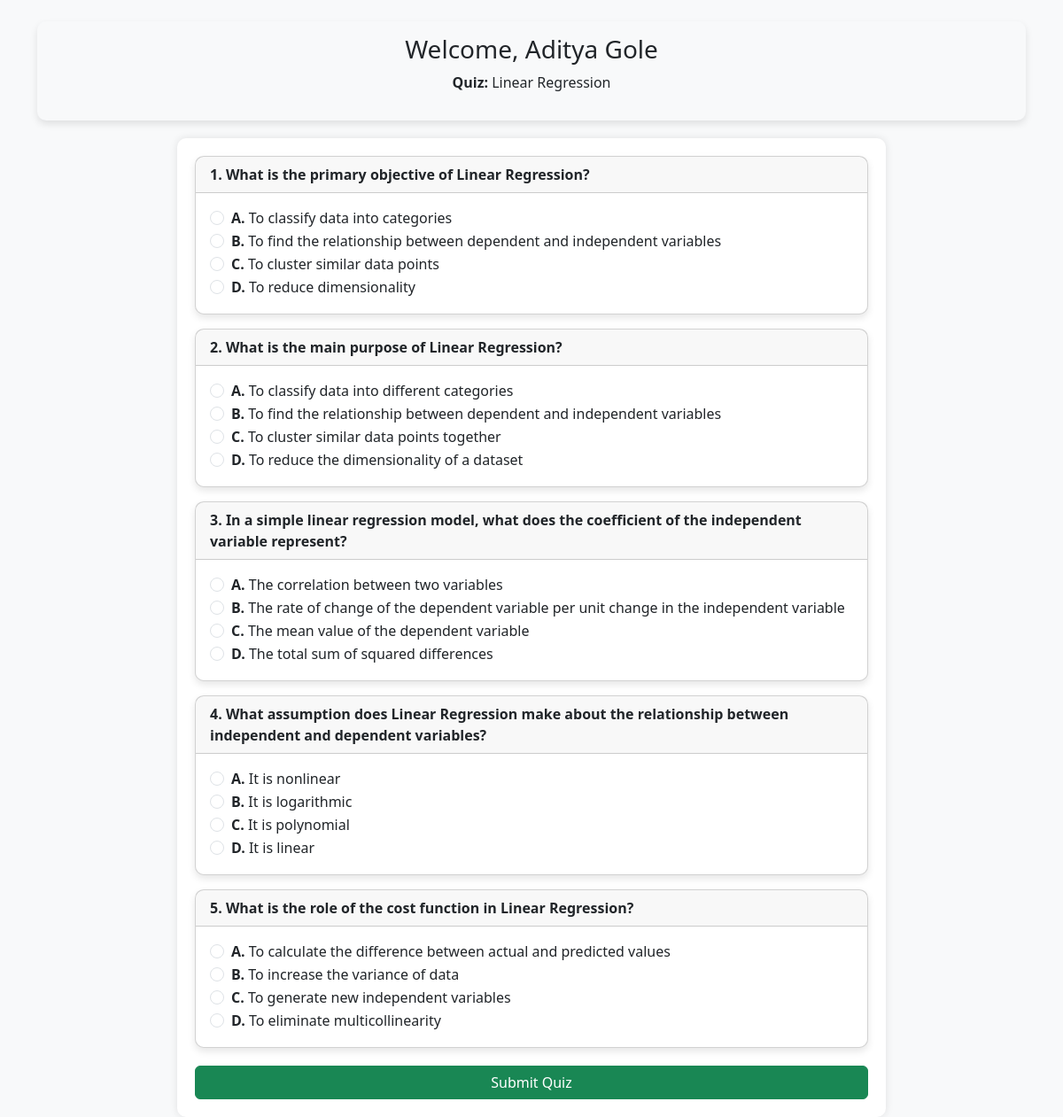
Screenshot of /start_quiz/1/2 with the database file from the repository.
### applications/models.py (models this page shows)
class User(db.Model):
    id = db.Column(db.Integer, primary_key=True)
    username = db.Column(db.String(), unique=True, nullable=False)
    email = db.Column(db.String(), unique=True, nullable=False)
    password = db.Column(db.String(), nullable=False)
    full_name = db.Column(db.String(), nullable=False)
    qualification = db.Column(db.String(), nullable=False)
    dob = db.Column(db.Date, nullable=False)
    role = db.Column(db.String(), nullable=False, default='user')  # 'admin' or 'user'

class Chapter(db.Model):
    id = db.Column(db.Integer, primary_key=True)
    name = db.Column(db.String(), nullable=False)
    description = db.Column(db.Text, nullable=True)
    num_questions = db.Column(db.Integer, nullable=False, default=0)
    subject_id = db.Column(db.Integer, db.ForeignKey('subject.id', ondelete="CASCADE"), nullable=False)
    subject = db.relationship('Subject', backref=db.backref('chapters', lazy=True, cascade="all, delete"))

class Question(db.Model):
    id = db.Column(db.Integer, primary_key=True)
    quiz_id = db.Column(db.Integer, db.ForeignKey('quiz.id'), nullable=False)
    chapter_id = db.Column(db.Integer, db.ForeignKey('chapter.id'), nullable=False)
    title = db.Column(db.String(), nullable=False)
    question_statement = db.Column(db.Text, nullable=False)
    option_a = db.Column(db.String(), nullable=False)
    option_b = db.Column(db.String(), nullable=False)
    option_c = db.Column(db.String(), nullable=False)
    option_d = db.Column(db.String(), nullable=False)
    correct_option = db.Column(db.String(1), nullable=False)  # A, B, C, or D

### applications/controllers.py (the view)
@app.route('/start_quiz/<int:quiz_id>/<int:user_id>')
def start_quiz(quiz_id, user_id):
    quiz = Quiz.query.get(quiz_id)
    user = User.query.get(user_id)
    questions = Question.query.filter_by(quiz_id=quiz.id).all()
    return render_template('start_quiz.html', quiz=quiz, questions=questions,this_user=user)

### templates/start_quiz.html (shortened to what this page needs)
<!DOCTYPE html>
<html lang="en">
<head>
    <link href="https://cdn.jsdelivr.net/npm/bootstrap@5.3.0/dist/css/bootstrap.min.css" rel="stylesheet">
    <link rel="stylesheet" href="/static/style.css">
</head>
<body>
    <div class="container mt-4">
        <div class="user-info">
            <h3>Welcome, {{ this_user.full_name }}</h3>
            <p><strong>Quiz:</strong> {{ quiz.chapter.name }}</p>
        </div>
        <div class="quiz-container">
            <form action="/submit_quiz/{{ quiz.id }}/{{ this_user.id }}" method="POST">
                {% for question in questions %}
                <div class="card mb-3">
                    <div class="card-header"><strong>{{ loop.index }}. {{ question.question_statement }}</strong></div>
                    <div class="card-body">
                        {% for option, letter in [('option_a', 'A'), ('option_b', 'B'), ('option_c', 'C'), ('option_d', 'D')] %}
                        <div class="form-check">
                            <input class="form-check-input" type="radio" name="q{{ question.id }}" id="q{{ question.id }}_{{ option }}" value="{{ letter }}">
                            <label class="form-check-label" for="q{{ question.id }}_{{ option }}">
                                <strong>{{ letter }}.</strong> {{ question[option] }}
                            </label>
                        </div>
                        {% endfor %}
                    </div>
                </div>
                {% endfor %}
                <button type="submit" class="btn btn-success btn-submit">Submit Quiz</button>
            </form>
        </div>
    </div>
</body>
</html>

### static/style.css (style rules this page uses)
body { background-color: #f8f9fa; }
.quiz-container { max-width: 800px; margin: auto; background: white; padding: 20px; border-radius: 10px; box-shadow: 0px 0px 10px rgba(0, 0, 0, 0.1); }
.user-info { background-color: #f8f9fa; padding: 15px; border-radius: 10px; box-shadow: 0px 4px 8px rgba(0, 0, 0, 0.1); text-align: center; margin-bottom: 20px; }
.quiz-container { max-width: 800px; margin: auto; }
.card { border-radius: 10px; box-shadow: 0px 4px 8px rgba(0, 0, 0, 0.1); }

### templates/start_quiz.html (style rules this page uses)
.btn-submit { display: block; width: 100%; margin-top: 20px; }

### rows the page displays
User: full_name "Aditya Gole"
Chapter: chapter.name "Linear Regression"
Question: question_statement "What is the primary objective of Linear Regression?", letter "A" "B" "C" "D", option_a "To classify data into categories" "To find the relationship between dependent and independent variables" "To cluster similar data points" "To reduce dimensionality"
Question: question_statement "What is the main purpose of Linear Regression?", letter "A" "B" "C" "D", option_a "To classify data into different categories" "To find the relationship between dependent and independent variables" "To cluster similar data points together" "To reduce the dimensionality of a dataset"
Question: question_statement "In a simple linear regression model, what does the coefficient of the independent variable represent?", letter "A" "B" "C" "D", option_a "The correlation between two variables" "The rate of change of the dependent variable per unit change in the independent variable" "The mean value of the dependent variable" "The total sum of squared differences"
Question: question_statement "What assumption does Linear Regression make about the relationship between independent and dependent variables?", letter "A" "B" "C" "D", option_a "It is nonlinear" "It is logarithmic" "It is polynomial" "It is linear"
Question: question_statement "What is the role of the cost function in Linear Regression?", letter "A" "B" "C" "D", option_a "To calculate the difference between actual and predicted values" "To increase the variance of data" "To generate new independent variables" "To eliminate multicollinearity"
